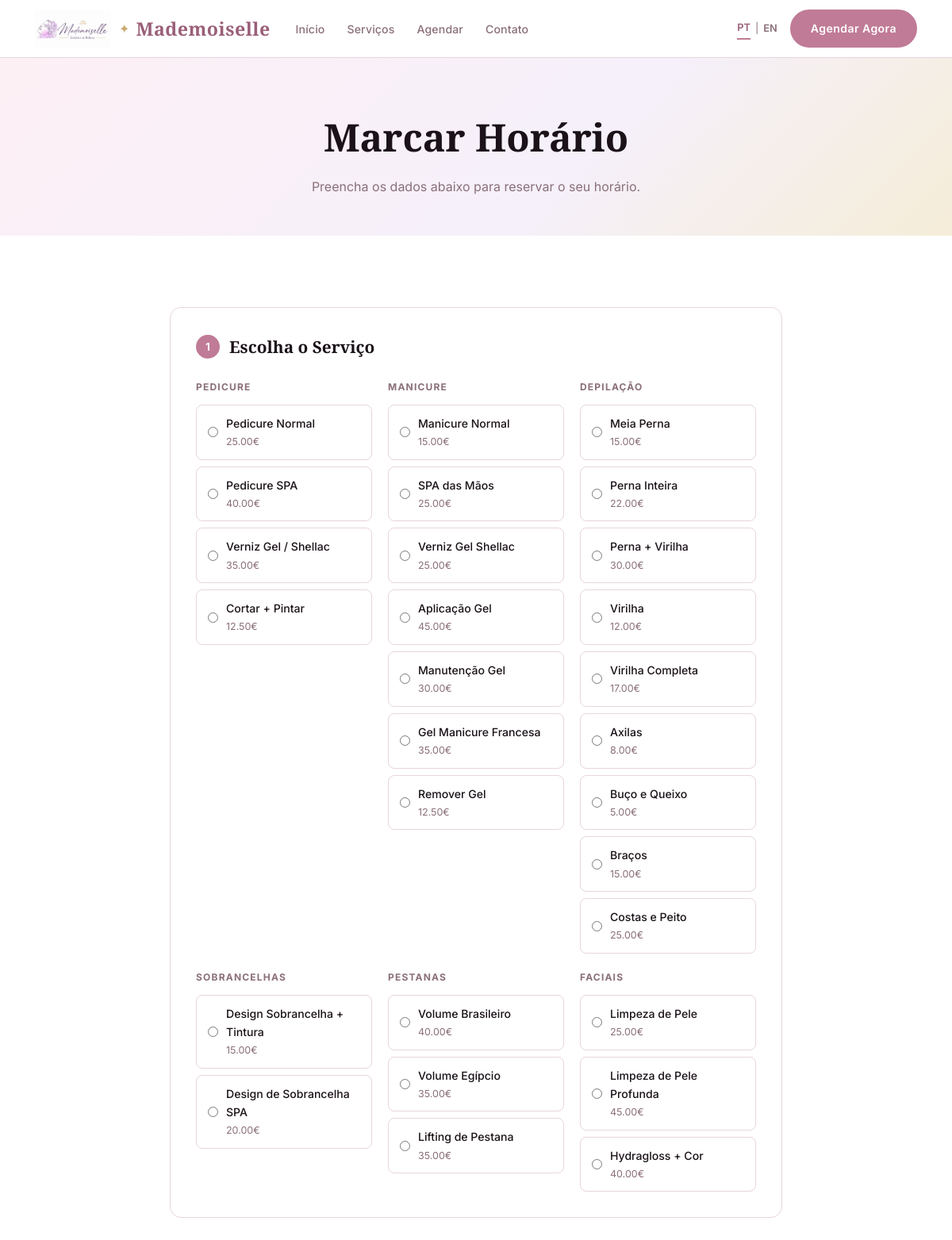
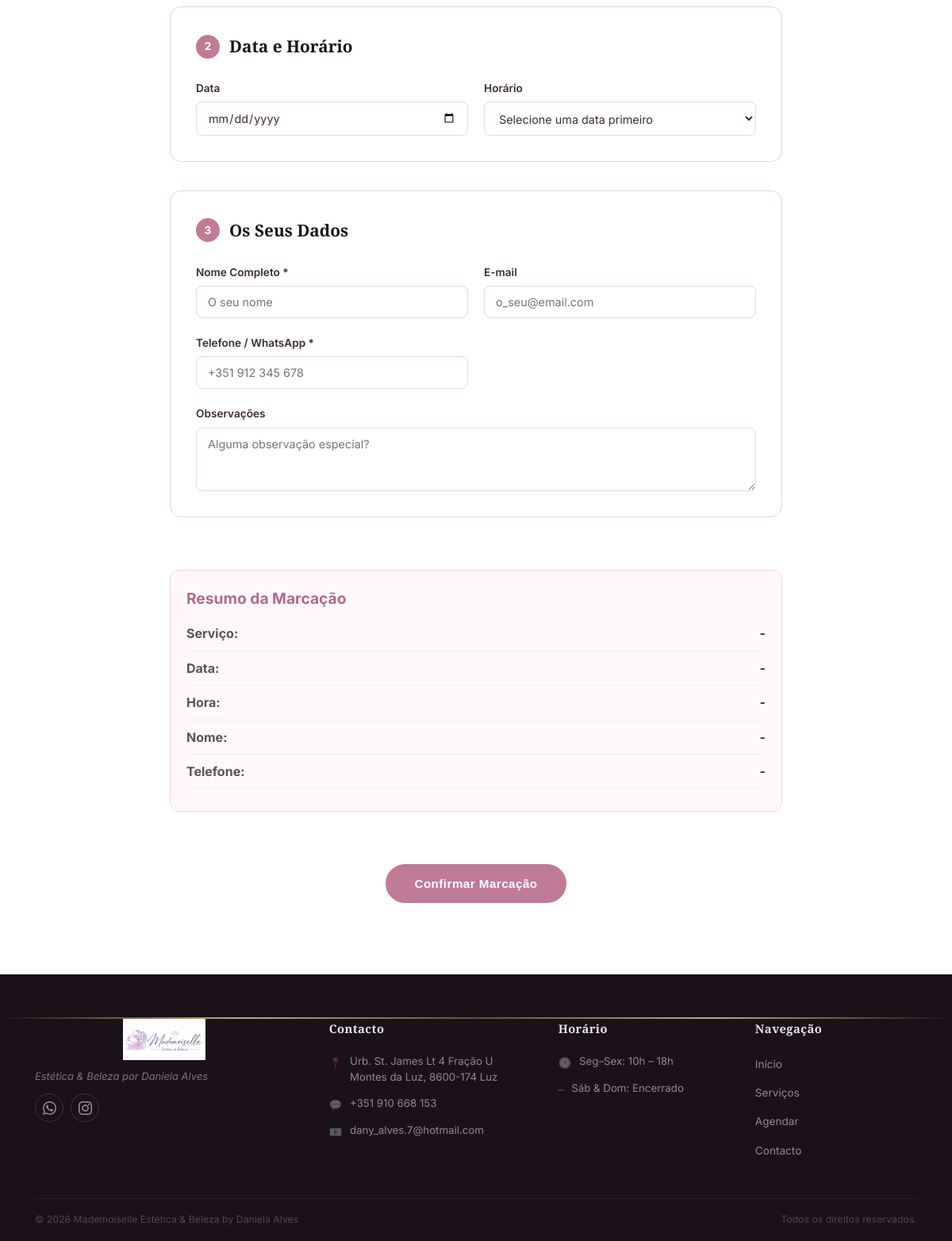
Screenshot of /book with the database file from the repository (2 pictures, top to bottom).
### salon/models/models.py (models this page shows, shortened)
class ServiceCategory(db.Model):
    __tablename__ = "service_categories"
    id = db.Column(db.Integer, primary_key=True)
    name_pt = db.Column(db.String(100), nullable=False)
    name_en = db.Column(db.String(100), nullable=False)
    icon = db.Column(db.String(50), default="sparkles")
    display_order = db.Column(db.Integer, default=0)
    services = db.relationship("Service", back_populates="category", lazy=True)
    def name(self, lang="pt"):
        return self.name_pt if lang == "pt" else self.name_en

class Service(db.Model):
    __tablename__ = "services"
    id = db.Column(db.Integer, primary_key=True)
    name_pt = db.Column(db.String(100), nullable=False)
    name_en = db.Column(db.String(100), nullable=False)
    description_pt = db.Column(db.Text)
    description_en = db.Column(db.Text)
    duration_minutes = db.Column(db.Integer, default=60)
    price = db.Column(db.Float, nullable=False)
    category_id = db.Column(db.Integer, db.ForeignKey("service_categories.id"), nullable=False)
    category = db.relationship("ServiceCategory", back_populates="services")
    active = db.Column(db.Boolean, default=True)
    def name(self, lang="pt"):
        return self.name_pt if lang == "pt" else self.name_en

### salon/routes.py (the view, shortened to what this page needs)
@main.route("/book", methods=["GET", "POST"])
def book():
    categories = ServiceCategory.query.order_by(ServiceCategory.display_order).all()
    service_id = request.args.get("service_id", type=int)
    selected_service = Service.query.get(service_id) if service_id else None
    return render_template(
        "book.html",
        categories=categories,
        selected_service=selected_service,
        lang=get_lang(),
        form_data={},
        today=date.today().isoformat(),
    )

### salon/routes.py (called while the page is built)
def get_lang():
    return str(get_locale())

### salon/templates/book.html (shortened to what this page needs)
{% extends "base.html" %}
{% block content %}
<section class="page-hero">
  <div class="container">
    <h1>{% if lang == 'pt' %}Marcar Horário{% else %}Book Appointment{% endif %}</h1>
    <p>{% if lang == 'pt' %}Preencha os dados abaixo para reservar o seu horário.{% else %}Fill in the details below to reserve your time slot.{% endif %}</p>
  </div>
</section>
<section class="section">
  <div class="container booking-container">
    <form method="POST" action="{{ url_for('main.book') }}" class="booking-form" id="bookingForm">
      <div class="form-section">
        <h2 class="form-section-title">
          <span class="step-badge">1</span>
          {% if selected_service %}
            {% if lang == 'pt' %}Serviço Selecionado{% else %}Selected Service{% endif %}
          {% else %}
            {% if lang == 'pt' %}Escolha o Serviço{% else %}Choose Service{% endif %}
          {% endif %}
        </h2>
        {% if selected_service %}
        <input type="hidden" name="service_id" value="{{ selected_service.id }}" />
        <div class="service-preselected-card">
          <div class="service-preselected-body">
            <span class="service-preselected-cat">{{ selected_service.category.name(lang) }}</span>
            <span class="service-preselected-name">{{ selected_service.name(lang) }}</span>
            <span class="service-preselected-price">{{ "%.2f"|format(selected_service.price) }}€</span>
          </div>
          <a href="{{ url_for('main.services') }}" class="service-preselected-change">
            {% if lang == 'pt' %}← Alterar serviço{% else %}← Change service{% endif %}
          </a>
        </div>
        {% else %}
        <div class="service-select-grid">
          {% for cat in categories %}
          <div class="service-select-category">
            <h3 class="service-select-cat-name">{{ cat.name(lang) }}</h3>
            {% for service in cat.services if service.active %}
            <label class="service-select-item {% if form_data.get('service_id') == service.id|string %}selected{% endif %}">
              <input type="radio" name="service_id" value="{{ service.id }}"
                required />
              <div class="service-select-info">
                <span class="service-select-name">{{ service.name(lang) }}</span>
                <span class="service-select-meta">{{ "%.2f"|format(service.price) }}€</span>
              </div>
            </label>
            {% endfor %}
          </div>
          {% endfor %}
        </div>
        {% endif %}
      </div>
      <div class="form-section">
        <h2 class="form-section-title">
          <span class="step-badge">2</span>
          {% if lang == 'pt' %}Data e Horário{% else %}Date & Time{% endif %}
        </h2>
        <div class="date-time-row">
          <div class="form-group">
            <label for="appointment_date">{% if lang == 'pt' %}Data{% else %}Date{% endif %}</label>
            <input type="date" id="appointment_date" name="appointment_date"
              value="{{ form_data.get('appointment_date', '') }}"
              min="{{ today }}" />
          </div>
          <div class="form-group">
            <label for="appointment_time">{% if lang == 'pt' %}Horário{% else %}Time{% endif %}</label>
            <select id="appointment_time" name="appointment_time">
              <option value="">{% if lang == 'pt' %}Selecione uma data primeiro{% else %}Select a date first{% endif %}</option>
            </select>
          </div>
        </div>
      </div>
      <div class="form-section">
        <h2 class="form-section-title">
          <span class="step-badge">3</span>
          {% if lang == 'pt' %}Os Seus Dados{% else %}Your Details{% endif %}
        </h2>
        <div class="form-grid">
          <div class="form-group">
            <label for="client_name">{% if lang == 'pt' %}Nome Completo{% else %}Full Name{% endif %} *</label>
            <input type="text" id="client_name" name="client_name"
              value="{{ form_data.get('client_name', '') }}"
              placeholder="{% if lang == 'pt' %}O seu nome{% else %}Your name{% endif %}" />
          </div>
          <div class="form-group">
            <label for="client_email">{% if lang == 'pt' %}E-mail{% else %}Email{% endif %} </label>
            <input type="email" id="client_email" name="client_email"
              value="{{ form_data.get('client_email', '') }}"
              placeholder="{% if lang == 'pt' %}o_seu@email.com{% else %}your@email.com{% endif %}" />
          </div>
          <div class="form-group">
            <label for="client_phone">{% if lang == 'pt' %}Telefone / WhatsApp{% else %}Phone / WhatsApp{% endif %} *</label>
            <input type="tel" id="client_phone" name="client_phone"
              value="{{ form_data.get('client_phone', '') }}"
              placeholder="+351 912 345 678" />
          </div>
          <div class="form-group form-group-full">
            <label for="notes">{% if lang == 'pt' %}Observações{% else %}Notes{% endif %}</label>
            <textarea id="notes" name="notes" rows="3"
              placeholder="{% if lang == 'pt' %}Alguma observação especial?{% else %}Any special notes?{% endif %}">{{ form_data.get('notes', '') }}</textarea>
          </div>
        </div>
      </div>
      <div class="booking-preview" id="bookingPreview">
          <h3>{% if lang == 'pt' %}Resumo da Marcação{% else %}Booking Summary{% endif %}</h3>
          <p><strong>{% if lang == 'pt' %}Serviço:{% else %}Service:{% endif %}</strong> <span id="previewService">-</span></p>
          <p><strong>{% if lang == 'pt' %}Data:{% else %}Date:{% endif %}</strong> <span id="previewDate">-</span></p>
          <p><strong>{% if lang == 'pt' %}Hora:{% else %}Time:{% endif %}</strong> <span id="previewTime">-</span></p>
          <p><strong>{% if lang == 'pt' %}Nome:{% else %}Name:{% endif %}</strong> <span id="previewName">-</span></p>
          <p><strong>{% if lang == 'pt' %}Telefone:{% else %}Phone:{% endif %}</strong> <span id="previewPhone">-</span></p>
      </div>
      <div class="form-submit">
        <button type="submit" class="btn btn-primary btn-lg">
          {% if lang == 'pt' %}Confirmar Marcação{% else %}Confirm Booking{% endif %}
        </button>
      </div>
    </form>
  </div>
</section>
{% endblock %}

### salon/templates/base.html (shortened to what this page needs)
<!DOCTYPE html>
<html lang="{{ lang }}">
<head>
  <link rel="stylesheet" href="{{ url_for('static', filename='css/style.css') }}" />
</head>
<body>
  <nav class="navbar">
    <div class="container navbar-inner">
      <a href="{{ url_for('main.index') }}" class="brand">
        <img src="{{ url_for('static', filename='images/logo.png') }}"
             alt="Mademoiselle Estética & Beleza"
             class="brand-logo"
             onerror="this.style.display='none'; this.nextElementSibling.style.display='flex';" />
        <span class="brand-text">
          <span class="brand-icon">✦</span>
          <span class="brand-name">Mademoiselle</span>
        </span>
      </a>
      <ul class="nav-links">
        <li><a href="{{ url_for('main.index') }}">{% if lang == 'pt' %}Início{% else %}Home{% endif %}</a></li>
        <li><a href="{{ url_for('main.services') }}">{% if lang == 'pt' %}Serviços{% else %}Services{% endif %}</a></li>
        <li><a href="{{ url_for('main.book') }}">{% if lang == 'pt' %}Agendar{% else %}Book{% endif %}</a></li>
        <li><a href="{{ url_for('main.contact') }}">{% if lang == 'pt' %}Contato{% else %}Contact{% endif %}</a></li>
      </ul>
      <div class="nav-actions">
        <div class="lang-switcher">
          <a href="{{ url_for('main.set_lang', lang='pt') }}" class="lang-btn {% if lang == 'pt' %}active{% endif %}">PT</a>
          <span>|</span>
          <a href="{{ url_for('main.set_lang', lang='en') }}" class="lang-btn {% if lang == 'en' %}active{% endif %}">EN</a>
        </div>
        <a href="{{ url_for('main.book') }}" class="btn btn-primary nav-cta">
          {% if lang == 'pt' %}Agendar Agora{% else %}Book Now{% endif %}
        </a>
      </div>
    </div>
  </nav>
  <main>
    {% block content %}{% endblock %}
  </main>
  <footer class="footer">
    <div class="footer-gold-divider"></div>
    <div class="container">
      <div class="footer-grid">
        <div class="footer-col footer-col-brand">
          <img src="{{ url_for('static', filename='images/logo.png') }}"
               alt="Mademoiselle"
               class="footer-logo"
               onerror="this.style.display='none';" />
          <p class="footer-tagline">{% if lang == 'pt' %}Estética & Beleza por Daniela Alves{% else %}Aesthetics & Beauty by Daniela Alves{% endif %}</p>
          <div class="footer-social">
            <a href="https://wa.me/351910668153" target="_blank" rel="noopener" class="footer-social-btn footer-social-wa" aria-label="WhatsApp">
            </a>
            <a href="https://www.instagram.com/mademoiselle_by_danielaalves/" target="_blank" rel="noopener" class="footer-social-btn footer-social-ig" aria-label="Instagram">
            </a>
          </div>
        </div>
        <div class="footer-col">
          <h4 class="footer-col-title">{% if lang == 'pt' %}Contacto{% else %}Contact{% endif %}</h4>
          <ul class="footer-info-list">
            <li>
              <span class="footer-info-icon">📍</span>
              <a href="https://maps.google.com/?q=Urb.+St.+James+Lt+4+Fração+U,+Montes+da+Luz,+8600-174+Luz" target="_blank" rel="noopener">Urb. St. James Lt 4 Fração U<br/>Montes da Luz, 8600-174 Luz</a>
            </li>
            <li>
              <span class="footer-info-icon">💬</span>
              <a href="https://wa.me/351910668153" target="_blank" rel="noopener">+351 910 668 153</a>
            </li>
            <li>
              <span class="footer-info-icon">📧</span>
              <a href="mailto:dany_alves.7@hotmail.com">dany_alves.7@hotmail.com</a>
            </li>
          </ul>
        </div>
        <div class="footer-col">
          <h4 class="footer-col-title">{% if lang == 'pt' %}Horário{% else %}Hours{% endif %}</h4>
          <ul class="footer-info-list">
            <li>
              <span class="footer-info-icon">🕐</span>
              <span>{% if lang == 'pt' %}Seg–Sex: 10h – 18h{% else %}Mon–Fri: 10am – 6pm{% endif %}</span>
            </li>
            <li>
              <span class="footer-info-icon">–</span>
              <span>{% if lang == 'pt' %}Sáb & Dom: Encerrado{% else %}Sat & Sun: Closed{% endif %}</span>
            </li>
          </ul>
        </div>
        <div class="footer-col">
          <h4 class="footer-col-title">{% if lang == 'pt' %}Navegação{% else %}Navigation{% endif %}</h4>
          <ul class="footer-nav-list">
            <li><a href="{{ url_for('main.index') }}">{% if lang == 'pt' %}Início{% else %}Home{% endif %}</a></li>
            <li><a href="{{ url_for('main.services') }}">{% if lang == 'pt' %}Serviços{% else %}Services{% endif %}</a></li>
            <li><a href="{{ url_for('main.book') }}">{% if lang == 'pt' %}Agendar{% else %}Book{% endif %}</a></li>
            <li><a href="{{ url_for('main.contact') }}">{% if lang == 'pt' %}Contacto{% else %}Contact{% endif %}</a></li>
          </ul>
        </div>
      </div>
      <div class="footer-bottom">
        <p>&copy; 2026 Mademoiselle Estética & Beleza by Daniela Alves</p>
        <p>{% if lang == 'pt' %}Todos os direitos reservados.{% else %}All rights reserved.{% endif %}</p>
      </div>
    </div>
  </footer>
</body>
</html>

### rows the page displays
ServiceCategory: name "PEDICURE"
Service: service_id "☐ Pedicure Normal 25.00€", name "Pedicure Normal", price "25.00"
Service: service_id "☐ Pedicure SPA 40.00€", name "Pedicure SPA", price "40.00"
Service: service_id "☐ Verniz Gel / Shellac 35.00€", name "Verniz Gel / Shellac", price "35.00"
Service: service_id "☐ Cortar + Pintar 12.50€", name "Cortar + Pintar", price "12.50"
ServiceCategory: name "MANICURE"
Service: service_id "☐ Manicure Normal 15.00€", name "Manicure Normal", price "15.00"
Service: service_id "☐ SPA das Mãos 25.00€", name "SPA das Mãos", price "25.00"
Service: service_id "☐ Verniz Gel Shellac 25.00€", name "Verniz Gel Shellac", price "25.00"
Service: service_id "☐ Aplicação Gel 45.00€", name "Aplicação Gel", price "45.00"
Service: service_id "☐ Manutenção Gel 30.00€", name "Manutenção Gel", price "30.00"
Service: service_id "☐ Gel Manicure Francesa 35.00€", name "Gel Manicure Francesa", price "35.00"
Service: service_id "☐ Remover Gel 12.50€", name "Remover Gel", price "12.50"
ServiceCategory: name "DEPILAÇÃO"
Service: service_id "☐ Meia Perna 15.00€", name "Meia Perna", price "15.00"
Service: service_id "☐ Perna Inteira 22.00€", name "Perna Inteira", price "22.00"
Service: service_id "☐ Perna + Virilha 30.00€", name "Perna + Virilha", price "30.00"
Service: service_id "☐ Virilha 12.00€", name "Virilha", price "12.00"
Service: service_id "☐ Virilha Completa 17.00€", name "Virilha Completa", price "17.00"
Service: service_id "☐ Axilas 8.00€", name "Axilas", price "8.00"
Service: service_id "☐ Buço e Queixo 5.00€", name "Buço e Queixo", price "5.00"
Service: service_id "☐ Braços 15.00€", name "Braços", price "15.00"
Service: service_id "☐ Costas e Peito 25.00€", name "Costas e Peito", price "25.00"
ServiceCategory: name "SOBRANCELHAS"
Service: service_id "☐ Design Sobrancelha + Tintura 1", name "Design Sobrancelha + Tintura", price "15.00"
Service: service_id "☐ Design de Sobrancelha SPA 20.0", name "Design de Sobrancelha SPA", price "20.00"
ServiceCategory: name "PESTANAS"
Service: service_id "☐ Volume Brasileiro 40.00€", name "Volume Brasileiro", price "40.00"
Service: service_id "☐ Volume Egípcio 35.00€", name "Volume Egípcio", price "35.00"
Service: service_id "☐ Lifting de Pestana 35.00€", name "Lifting de Pestana", price "35.00"
ServiceCategory: name "FACIAIS"
Service: service_id "☐ Limpeza de Pele 25.00€", name "Limpeza de Pele", price "25.00"
Service: service_id "☐ Limpeza de Pele Profunda 45.00", name "Limpeza de Pele Profunda", price "45.00"
Service: service_id "☐ Hydragloss + Cor 40.00€", name "Hydragloss + Cor", price "40.00"
